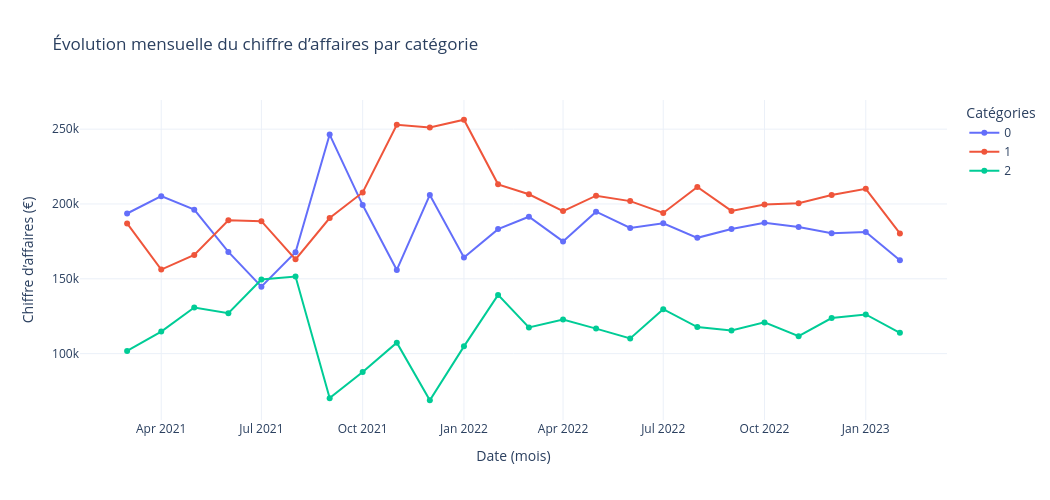

Notebook code for this chart:
### Code cell
figure2 = px.line(
    df_lapage_mois, 
    x='date', 
    y='price', 
    color='categ', 
    markers=True,
    title='Évolution mensuelle du chiffre d’affaires par catégorie',
    labels={
        'date': 'Date (mois)',
        'price': 'Chiffre d’affaires (€)',
        'categ': 'Catégories'
    }
)

figure2.update_layout(
    template='plotly_white',
    hovermode='x unified',
    width=1050,
    height=500
)

figure2.update_traces(
    hovertemplate='%{y:.0f}€'
    )


figure2.show()
